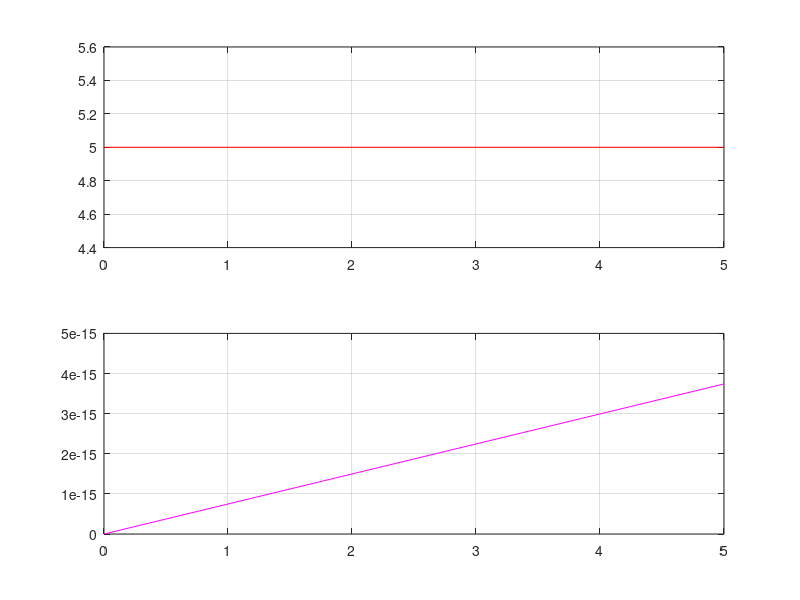

Write MATLAB code to recreate this figure.
% Clean 
clc 
clear all
close all 

% Inputs
A = input('Give the Amplitude A value: ');
N = input('Give the N value: ');
f0 = input ('Give the frequancy f0 value: ');
pas = input('Give the jump  pas value: ');
t = 0:pas:N ;

% Signal x(t) function :
x = A*square(2*pi*f0*t);
subplot(2,1,1)
plot(t,x,'r')
grid on 

% fourier series : 
k = input('Give the value of k: ');
X = 0;
w = 2*pi*f0;
Cn = 0;

for n=0 :k
    X = X+(4/(2*(2*n+1)*pi))*(sin((2*n+1)*pi*t));
end

subplot(2,1,2)
plot(t,X,'m')
grid on 

%End.







